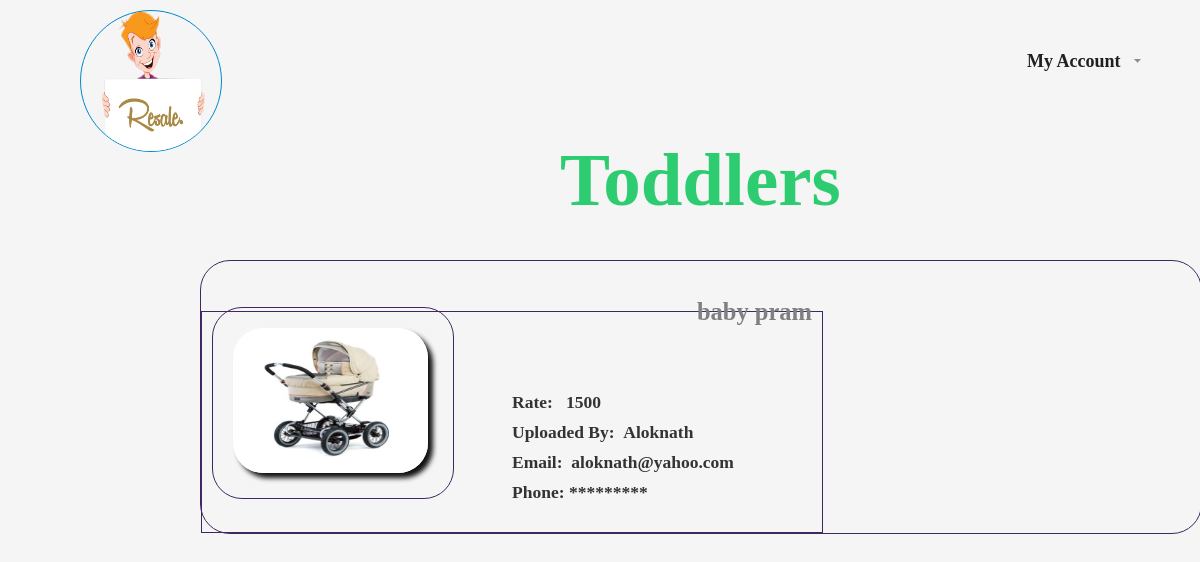
/profile/kid.php, run on the app's committed database.
### tables this page shows
CREATE TABLE IF NOT EXISTS `product_update` (
`Id` int(255) NOT NULL,
  `Title` varchar(255) NOT NULL,
  `Category` int(10) NOT NULL,
  `Rate` varchar(255) NOT NULL,
  `Name` varchar(255) NOT NULL,
  `Email` varchar(255) NOT NULL,
  `Phone` varchar(20) NOT NULL,
  `Image` varchar(255) NOT NULL
);

### profile/kid.php (the view, shortened to what this page needs)
<?php
include ('../pg/connection.php');
?>
<!DOCTYPE html>
<html lang="en">
  <head>
                <link href="../css/bootstrap.min.css" rel="stylesheet">
                <link href="../css/home.css" rel="stylesheet">
                <link rel="stylesheet" type="text/css" href="../css/animate.css">
  </head>
  <body id = "home">
  	<div id="top">
       <div id="logo-top"> <a href="../index.html" id="logo"> <img src="../img/logo.png"> </a> </div>
    		<div id ="upl">
    		 <div style='margin:50px'>
	<div class="dropdown">
	<a class="account" >
	<span>My Account</span>
	</a>
	</div>
	</div></div></div>
  <div id = "prod_homep"> <div class = "zoomIn "> <h2> Toddlers</h2> </div> <br>
	<?php
         $sql = "SELECT * from product_update where Category = '3' ORDER BY Id DESC";
         $result= mysqli_query($db,$sql) or die (mysql_error());
         while ($row = mysqli_fetch_assoc($result)){
	                $Title = $row['Title'];
	                $Rate = $row['Rate'];
	                $Name = $row['Name'];
	                $Email = $row['Email'];
	                $Image =$row['Image'];
	               echo' <div id="wrap">
       <div id ="individual">
         <h3> '.$Title.' </h3>
         <div id="total"><div id="rate"><h4> Rate: &nbsp; '.$Rate.'</h4></div>
         <div id="name_pro"><h4> Uploaded By: &nbsp;'.$Name.'</h4></div>
         <div id="Email"><h4> Email: &nbsp;'.$Email.'</h4></div>
         <div id="Phone_pro"><h4> Phone:&nbsp;*********</h4></div></div>
       <div id ="img_home">
          <img src="'.$Image.' ">
       </div>
       	</div>
	</div>';
}
	?>
	</div>
  </body>
  </html>

### css/home.css (style rules this page uses)
#home { background-color: #f5f5f5; font-family: raleway ; }
#logo-top { position: absolute; height: 140px; width: 140px; margin-left: 80px; margin-top: -40px; z-index: 1000; }
#logo-top img { position: relative; height: 100%; width: 100%; border: 1px solid; border-radius: 100px; }
.zoomIn { -webkit-animation: mymove 1s ; animation: mymove 1s ; -webkit-animation-delay: 1s; animation-delay: 1s; }
#log h2 , h3 { color: gray; }
div.dropdown { float: right; color: #555; margin: 3px -22px 0 0; width: 150px; position: relative; height: 17px; text-align:left; }
a.account { font-size: 22px; line-height: 16px; font-weight: 550; color: #202020; position: absolute; z-index: 110; display: block; padding: 11px 0 0 15px; height: 28px; width: 121px; margin: -11px 0 0 -10px; text-decoration: none; background: url(../img/arrow.png) 122px 17px no-repeat; cursor:pointer; }
#upl a.account { font-size: 18px; }
#prod_homep h2 { margin-left: 560px; color: #2ecc71; font-size: 75px; }
.zoomIn { -webkit-animation: mymove 1.5s ; animation: mymove 1.5s ; }
#top { height: 100px; }
#wrap { width:1000px; padding-top: 40px; margin-top: 30px; margin-left: 200px; background-color: #f5f5f5; border: 1px solid #3f2860 ; border-radius: 30px; margin-bottom: 10px; }
#individual { position: relative; width:600px; height: 200px; margin-top: 10px; margin-left: 0px; padding: 10px; border: 1px , solid ; border-color: #3f2860; }
#individual h3 { float:right; margin-top: -30px; }
#img_home { position: absolute; width:200px; height: 150px; padding: 20px; margin-top: -15px; margin-bottom:10px; border: 1px solid #3f2860; overflow: hidden; border-radius: 30px; }
#img_home img { border-radius: 30px; width: 195px; height: 145px; overflow: auto; -webkit-transition: all .5s ease; -moz-transition: all .5s ease; -o-transition: all .5s ease; -ms-transition: all .5s ease; transition: all .5s ease; -webkit-box-shadow: 5px 5px 5px #111; box-shadow: 5px 5px 5px #111; }
#total { margin-top:40px; margin-left: 400px; width: 300px; float: right; }

### data on the page
product_update: Title "baby pram", Rate "1500", Name "Aloknath", Email "aloknath@yahoo.com", Image (picture)
